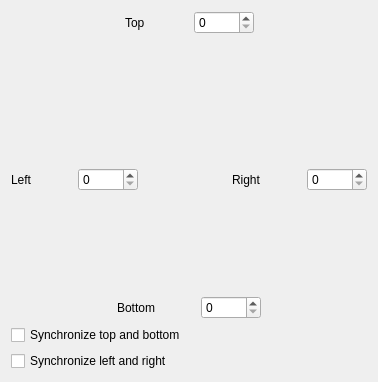
     <widget class="QWidget" name="cropTab">
      <attribute name="title">
       <string>Crop</string>
      </attribute>
      <layout class="QGridLayout" name="gridLayout_2">
       <item row="0" column="0">
        <layout class="QVBoxLayout" name="verticalLayout_26">
         <item>
          <layout class="QHBoxLayout" name="horizontalLayout_13">
           <item>
            <spacer name="horizontalSpacer_9">
             <property name="orientation">
              <enum>Qt::Horizontal</enum>
             </property>
             <property name="sizeHint" stdset="0">
              <size>
               <width>58</width>
               <height>20</height>
              </size>
             </property>
            </spacer>
           </item>
           <item>
            <layout class="QHBoxLayout" name="horizontalLayout_11">
             <item>
              <widget class="QLabel" name="topLabel">
               <property name="text">
                <string>Top </string>
               </property>
              </widget>
             </item>
             <item>
              <spacer name="horizontalSpacer_6">
               <property name="orientation">
                <enum>Qt::Horizontal</enum>
               </property>
               <property name="sizeHint" stdset="0">
                <size>
                 <width>40</width>
                 <height>20</height>
                </size>
               </property>
              </spacer>
             </item>
             <item>
              <widget class="QSpinBox" name="topSpinBox">
               <property name="sizePolicy">
                <sizepolicy hsizetype="Expanding" vsizetype="Fixed">
                 <horstretch>5</horstretch>
                 <verstretch>0</verstretch>
                </sizepolicy>
               </property>
               <property name="minimumSize">
                <size>
                 <width>60</width>
                 <height>0</height>
                </size>
               </property>
              </widget>
             </item>
            </layout>
           </item>
           <item>
            <spacer name="horizontalSpacer_8">
             <property name="orientation">
              <enum>Qt::Horizontal</enum>
             </property>
             <property name="sizeHint" stdset="0">
              <size>
               <width>40</width>
               <height>20</height>
              </size>
             </property>
            </spacer>
           </item>
          </layout>
         </item>
         <item>
          <spacer name="verticalSpacer">
           <property name="orientation">
            <enum>Qt::Vertical</enum>
           </property>
           <property name="sizeHint" stdset="0">
            <size>
             <width>20</width>
             <height>128</height>
            </size>
           </property>
          </spacer>
         </item>
         <item>
          <layout class="QHBoxLayout" name="horizontalLayout_10">
           <item>
            <layout class="QHBoxLayout" name="horizontalLayout_8">
             <item>
              <widget class="QLabel" name="leftLabel">
               <property name="text">
                <string>Left</string>
               </property>
              </widget>
             </item>
             <item>
              <spacer name="horizontalSpacer_3">
               <property name="orientation">
                <enum>Qt::Horizontal</enum>
               </property>
               <property name="sizeHint" stdset="0">
                <size>
                 <width>40</width>
                 <height>20</height>
                </size>
               </property>
              </spacer>
             </item>
             <item>
              <widget class="QSpinBox" name="leftSpinBox">
               <property name="sizePolicy">
                <sizepolicy hsizetype="Expanding" vsizetype="Fixed">
                 <horstretch>2</horstretch>
                 <verstretch>0</verstretch>
                </sizepolicy>
               </property>
               <property name="minimumSize">
                <size>
                 <width>60</width>
                 <height>0</height>
                </size>
               </property>
              </widget>
             </item>
            </layout>
           </item>
           <item>
            <spacer name="horizontalSpacer_5">
             <property name="orientation">
              <enum>Qt::Horizontal</enum>
             </property>
             <property name="sizeHint" stdset="0">
              <size>
               <width>88</width>
               <height>20</height>
              </size>
             </property>
            </spacer>
           </item>
           <item>
            <layout class="QHBoxLayout" name="horizontalLayout_9">
             <item>
              <widget class="QLabel" name="rightLabel">
               <property name="text">
                <string>Right</string>
               </property>
              </widget>
             </item>
             <item>
              <spacer name="horizontalSpacer_4">
               <property name="orientation">
                <enum>Qt::Horizontal</enum>
               </property>
               <property name="sizeHint" stdset="0">
                <size>
                 <width>40</width>
                 <height>20</height>
                </size>
               </property>
              </spacer>
             </item>
             <item>
              <widget class="QSpinBox" name="rightSpinBox">
               <property name="sizePolicy">
                <sizepolicy hsizetype="Expanding" vsizetype="Fixed">
                 <horstretch>2</horstretch>
                 <verstretch>0</verstretch>
                </sizepolicy>
               </property>
               <property name="minimumSize">
                <size>
                 <width>60</width>
                 <height>0</height>
                </size>
               </property>
              </widget>
             </item>
            </layout>
           </item>
          </layout>
         </item>
         <item>
          <spacer name="verticalSpacer_2">
           <property name="orientation">
            <enum>Qt::Vertical</enum>
           </property>
           <property name="sizeHint" stdset="0">
            <size>
             <width>20</width>
             <height>99</height>
            </size>
           </property>
          </spacer>
         </item>
         <item>
          <layout class="QHBoxLayout" name="horizontalLayout_14">
           <item>
            <spacer name="horizontalSpacer_11">
             <property name="orientation">
              <enum>Qt::Horizontal</enum>
             </property>
             <property name="sizeHint" stdset="0">
              <size>
               <width>40</width>
               <height>20</height>
              </size>
             </property>
            </spacer>
           </item>
           <item>
            <layout class="QHBoxLayout" name="horizontalLayout_12">
             <item>
              <widget class="QLabel" name="bottomLabel">
               <property name="text">
                <string>Bottom</string>
               </property>
              </widget>
             </item>
             <item>
              <spacer name="horizontalSpacer_7">
               <property name="orientation">
                <enum>Qt::Horizontal</enum>
               </property>
               <property name="sizeHint" stdset="0">
                <size>
                 <width>40</width>
                 <height>20</height>
                </size>
               </property>
              </spacer>
             </item>
             <item>
              <widget class="QSpinBox" name="bottomSpinBox">
               <property name="sizePolicy">
                <sizepolicy hsizetype="Expanding" vsizetype="Fixed">
                 <horstretch>20</horstretch>
                 <verstretch>0</verstretch>
                </sizepolicy>
               </property>
               <property name="minimumSize">
                <size>
                 <width>60</width>
                 <height>0</height>
                </size>
               </property>
              </widget>
             </item>
            </layout>
           </item>
           <item>
            <spacer name="horizontalSpacer_10">
             <property name="orientation">
              <enum>Qt::Horizontal</enum>
             </property>
             <property name="sizeHint" stdset="0">
              <size>
               <width>40</width>
               <height>20</height>
              </size>
             </property>
            </spacer>
           </item>
          </layout>
         </item>
        </layout>
       </item>
       <item row="1" column="0">
        <layout class="QVBoxLayout" name="verticalLayout_25">
         <item>
          <widget class="QCheckBox" name="syncTopAndBottomCheckBox">
           <property name="text">
            <string>Synchronize top and bottom</string>
           </property>
          </widget>
         </item>
         <item>
          <widget class="QCheckBox" name="syncLeftAndRightCheckBox">
           <property name="text">
            <string>Synchronize left and right</string>
           </property>
          </widget>
         </item>
        </layout>
       </item>
      </layout>
     </widget>
